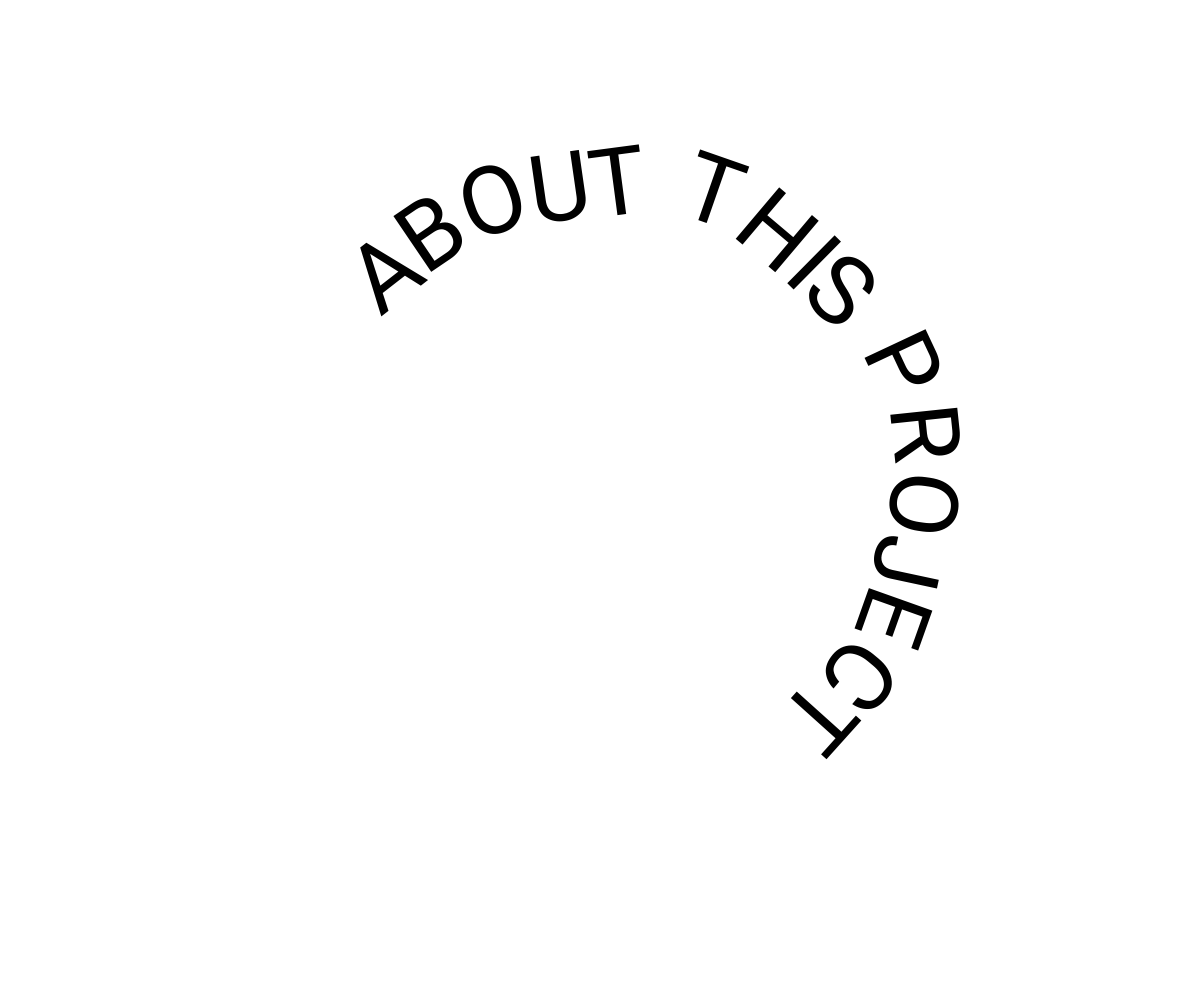
Frame 1 (no input)
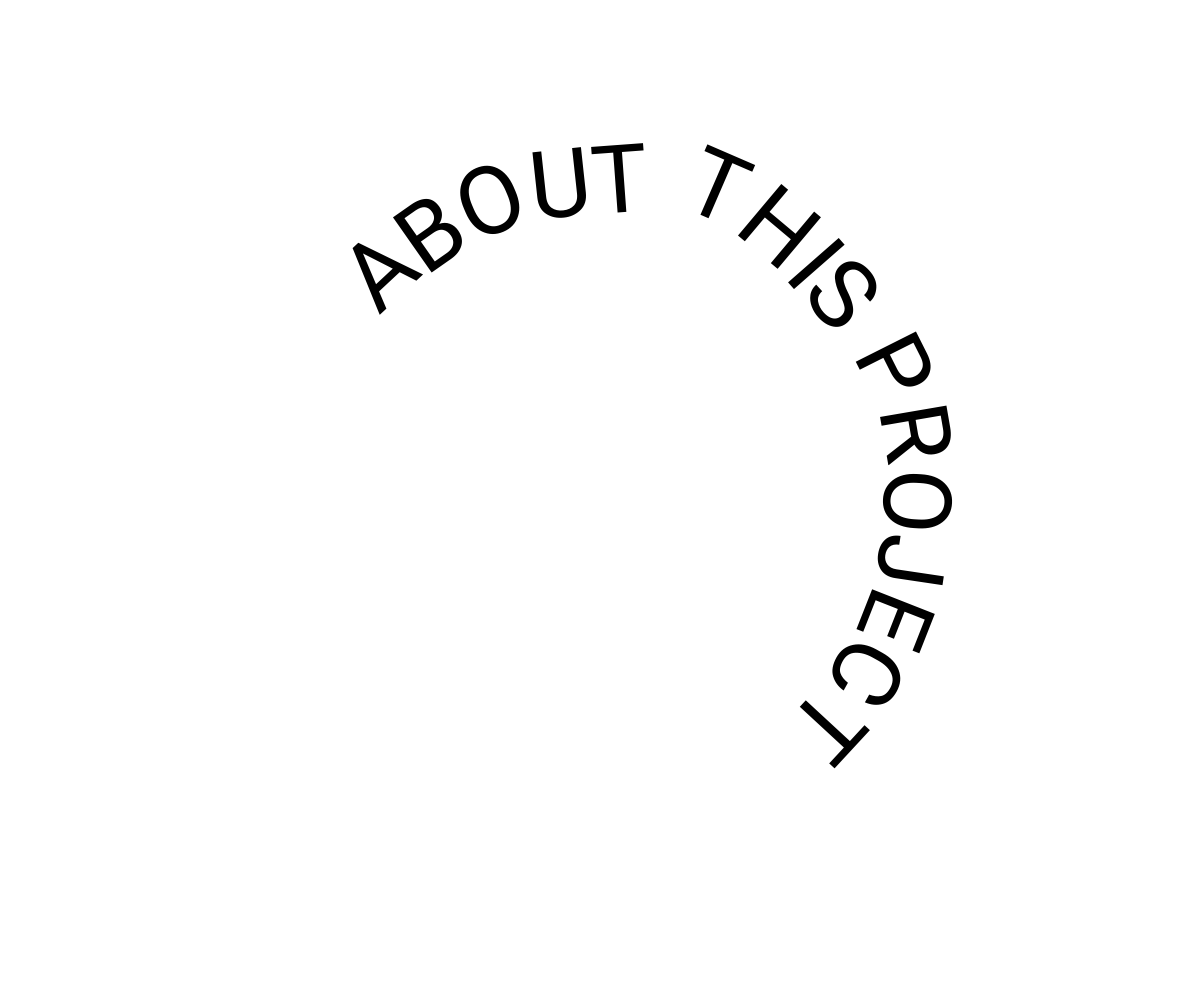
Frame 60 (no input)
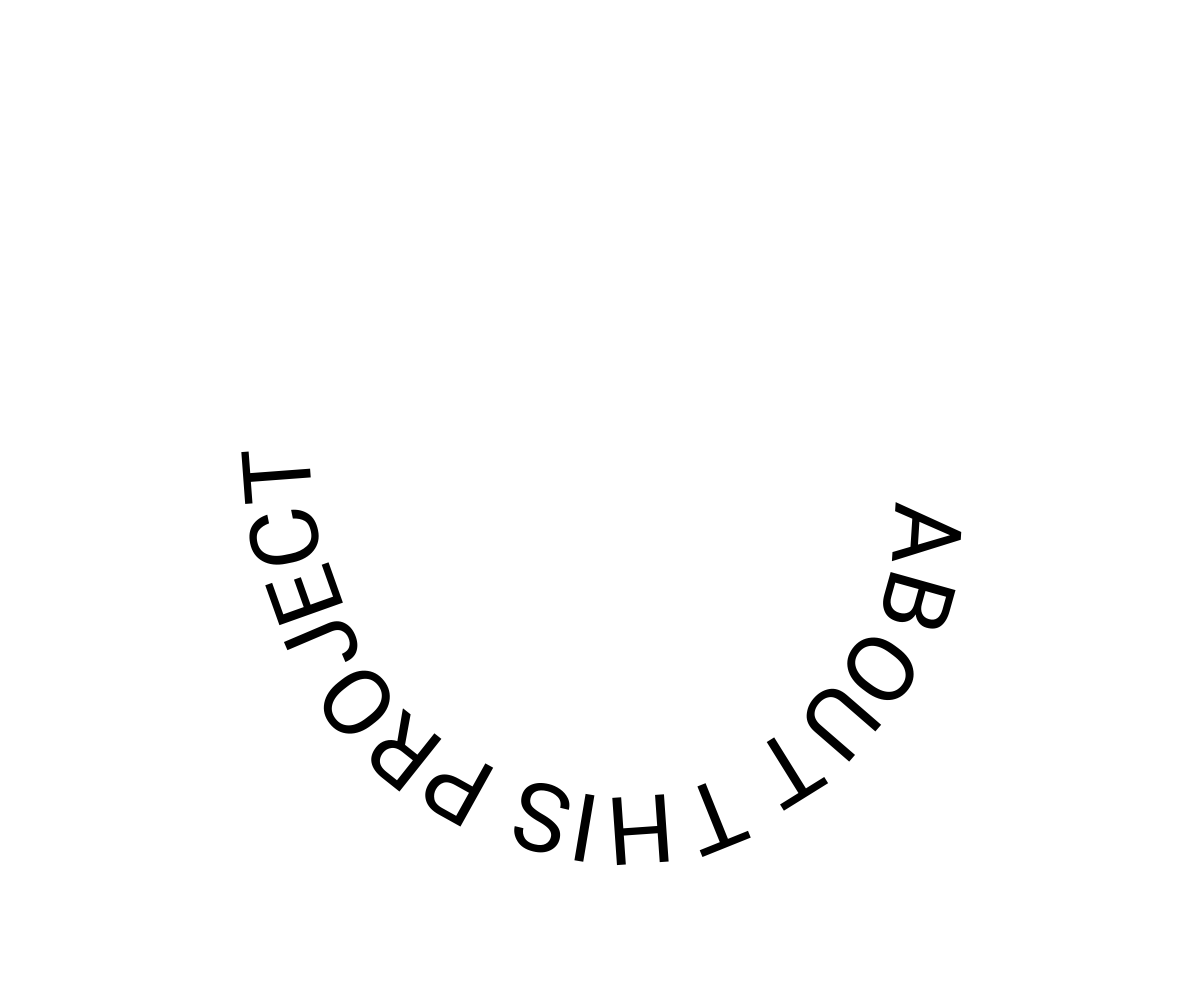
Frame 120 (the mouse pressed at the canvas centre since frame 60)

The p5.js sketch that drew these frames (run headless with seeded random() and noise() and a simulated clock; from frame 60 on, the mouse is pressed at the canvas centre):

// p5.js sketch
// ── sketch.js
const textToWrite = "ABOUT THIS PROJECT";
const SEGMENTS    = 200;



//auto start variables
let centerX, centerY, fontSize, INNER_RADIUS, RADIUS_VARIATION;

function setup() {
	createCanvas(windowWidth, windowHeight);
	centerX = windowWidth/2;
	centerY = windowHeight/2;
	
	let screenPct = min(height, width) / 190;
	fontSize = screenPct * 18;
	INNER_RADIUS = screenPct * 50;
	RADIUS_VARIATION = screenPct * 10;
	
	textFont('Roboto');
	textSize(fontSize);
}

//code adapted from @GoToLoop
//generates a circular noise with perfect looping
//https://forum.processing.org/one/topic/how-to-make-perlin-noise-loop.html
function pointForIndex(pct) {
	const NOISE_SCALE       = 1.5;
  let angle = pct * TWO_PI;
  let cosAngle = cos(angle);
  let sinAngle = sin(angle);
  let time = frameCount / 100;
  let noiseValue = noise(NOISE_SCALE * cosAngle + NOISE_SCALE, NOISE_SCALE * sinAngle + NOISE_SCALE, time);
  let radius = INNER_RADIUS + RADIUS_VARIATION * noiseValue;
  return {
		x: radius * cosAngle + centerX,
		y: radius * sinAngle + centerY
	};
}

function draw() {
  background(255);
	fill(0);
  noStroke();
  
	
	
	
	//draw text
	let pct = atan2(mouseY - centerY, mouseX - centerX) / TWO_PI;//follow mouse
	//let pct = 0;//dont follow mouse
	let pixToAngularPct = 1/((INNER_RADIUS+RADIUS_VARIATION/2)*TWO_PI);
	for (var i = 0; i < textToWrite.length; i++) {
		let charWidth = textWidth(textToWrite.charAt(i));
		pct += charWidth/2 * pixToAngularPct;
		
		//calculate angle
		let leftP = pointForIndex(pct-0.01);
		let rightP = pointForIndex(pct+0.01);
		let angle = atan2(leftP.y - rightP.y, leftP.x - rightP.x) + PI;
		
		push();
			let p = pointForIndex(pct);
			//apply angle
			translate(p.x, p.y);
				rotate(angle);
			translate(-p.x, -p.y);
		
			text(textToWrite.charAt(i), p.x-charWidth/2, p.y);
		pop();
		
		pct += charWidth/2 * pixToAngularPct;
	}//for
}
